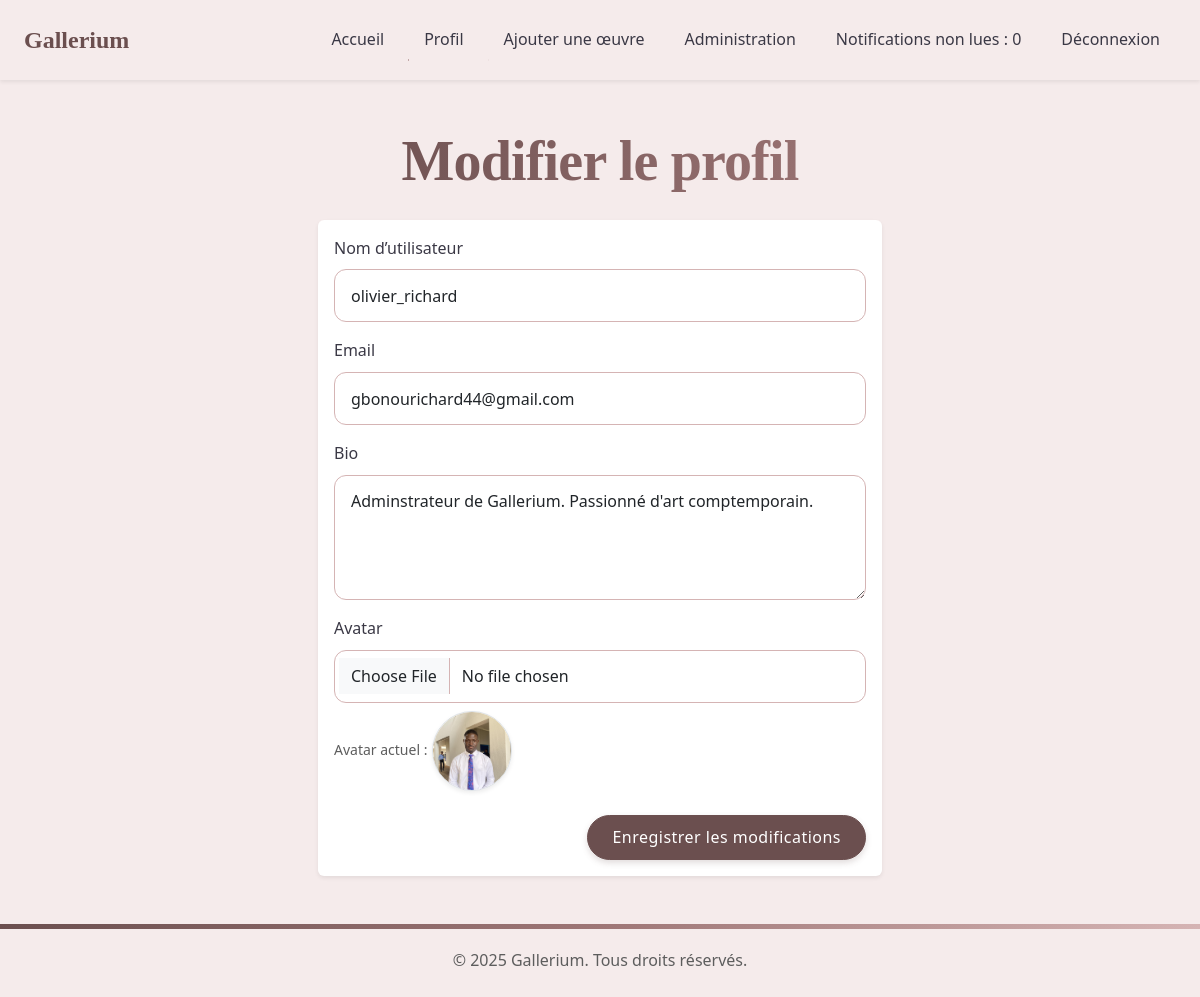
Screenshot of /edit_profile (signed in) with the database file from the repository.
### app/models.py (models this page shows)
class User(UserMixin, db.Model):
    id = db.Column(db.Integer, primary_key=True)
    username = db.Column(db.String(64), unique=True, nullable=False)
    email = db.Column(db.String(120), unique=True, nullable=False)
    password_hash = db.Column(db.String(128), nullable=False)
    bio = db.Column(db.Text)
    avatar = db.Column(db.String(128))
    is_admin = db.Column(db.Boolean, default=False)

### app/routes/user.py (the view, shortened to what this page needs)
@bp.route('/edit_profile', methods=['GET', 'POST'])
@login_required
def edit_profile():
    form = ProfileForm()
    if request.method == 'GET':
        form.username.data = current_user.username
        form.email.data = current_user.email
        form.bio.data = current_user.bio
    return render_template('edit_profile.html', form=form)

### app/forms.py
class ProfileForm(FlaskForm):
    username = StringField('Nom d’utilisateur', validators=[DataRequired(), Length(min=1, max=64)])
    email = StringField('Email', validators=[DataRequired(), Email(), Length(min=1, max=120)])
    bio = TextAreaField('Bio', validators=[Length(max=500)])
    avatar = FileField('Avatar', validators=[FileAllowed(['jpg', 'png'], 'Images uniquement (.jpg, .png)')])
    submit = SubmitField('Mettre à jour')

### app/templates/edit_profile.html (shortened to what this page needs)
{% extends "base.html" %}
{% block content %}
<div class="row justify-content-center">
    <div class="col-lg-6">
        <h1 class="display-4 mb-4 text-center">Modifier le profil</h1>
        <div class="card border-0 shadow-sm">
            <div class="card-body">
                <form method="POST" enctype="multipart/form-data">
                    <div class="mb-3">
                        <label for="username" class="form-label">{{ form.username.label }}</label>
                        {{ form.username(class="form-control") }}
                    </div>
                    <div class="mb-3">
                        <label for="email" class="form-label">{{ form.email.label }}</label>
                        {{ form.email(class="form-control") }}
                    </div>
                    <div class="mb-3">
                        <label for="bio" class="form-label">{{ form.bio.label }}</label>
                        {{ form.bio(class="form-control", rows=4) }}
                    </div>
                    <div class="mb-4">
                        <label for="avatar" class="form-label">{{ form.avatar.label }}</label>
                        {{ form.avatar(class="form-control") }}
                        {% if current_user.avatar %}
                            <div class="mt-2">
                                <small class="form-text text-muted">Avatar actuel :</small>
                                <img src="{{ url_for('static', filename='uploads/' + current_user.avatar) }}"
                                     class="img-fluid rounded-circle border shadow-sm"
                                     style="width: 80px; height: 80px; object-fit: cover;"
                                     alt="Avatar actuel">
                            </div>
                        {% endif %}
                    </div>
                    <div class="d-flex justify-content-end">
                        <button type="submit" class="btn btn-primary">Enregistrer les modifications</button>
                    </div>
                </form>
            </div>
        </div>
    </div>
</div>
{% endblock %}

### app/static/css/style.css (style rules this page uses)
:root { --primary-color: #6B4F4F; --secondary-color: #9E7676; --accent-color: #D5B4B4; --light-color: #F5EBEB; --dark-color: #3A3845; --text-color: #333333; --text-light: #5D5D5D; --success-color: #4A8C7D; --warning-color: #D4A762; --danger-color: #C1666B; --transition-fast: 0.2s ease; --transition-norm: 0.3s ease; --transition-slow: 0.5s ease; --shadow-sm: 0 2px 10px rgba(0, 0, 0, 0.08); --shadow-md: 0 5px 15px rgba(0, 0, 0, 0.1); --shadow-lg: 0 10px 25px rgba(0, 0, 0, 0.15); --card-radius: 12px; --card-padding: 1.5rem; }
* { margin: 0; padding: 0; box-sizing: border-box; }
body { font-family: 'Segoe UI', Tahoma, Geneva, Verdana, sans-serif; line-height: 1.6; color: var(--text-color); background-color: var(--light-color); overflow-x: hidden; }
h1, h2, h3, h4, h5, h6 { font-family: 'Playfair Display', serif; font-weight: 600; color: var(--dark-color); margin-bottom: 1rem; position: relative; }
.display-1, .display-2, .display-3, .display-4 { font-weight: 700; letter-spacing: -0.05rem; background: linear-gradient(to right, var(--primary-color), var(--secondary-color)); -webkit-background-clip: text; -webkit-text-fill-color: transparent; background-clip: text; }
.btn { padding: 0.6rem 1.5rem; border-radius: 2rem; font-weight: 500; transition: all var(--transition-norm); position: relative; overflow: hidden; z-index: 1; letter-spacing: 0.03em; }
.btn::before { content: ''; position: absolute; top: 0; left: -100%; width: 100%; height: 100%; background: linear-gradient(90deg, transparent, rgba(255, 255, 255, 0.2), transparent); transition: left 0.7s ease; z-index: -1; }
.btn-primary { background-color: var(--primary-color); border-color: var(--primary-color); box-shadow: 0 3px 6px rgba(107, 79, 79, 0.2); }
.form-control, .form-select { padding: 0.85rem 1rem; border: 1px solid var(--accent-color); border-radius: var(--card-radius); transition: all var(--transition-norm); background-color: rgba(255, 255, 255, 0.8); }
.form-label { font-weight: 500; color: var(--dark-color); margin-bottom: 0.5rem; transition: color var(--transition-fast); }
.text-muted { color: var(--text-light) !important; }

### rows the page displays
User: username "olivier_richard", email "gbonourichard44@gmail.com", bio "Adminstrateur de Gallerium. Passionné d'art comptemporain.", avatar (picture)

### other values shown
{{ unread_count }} "0"
